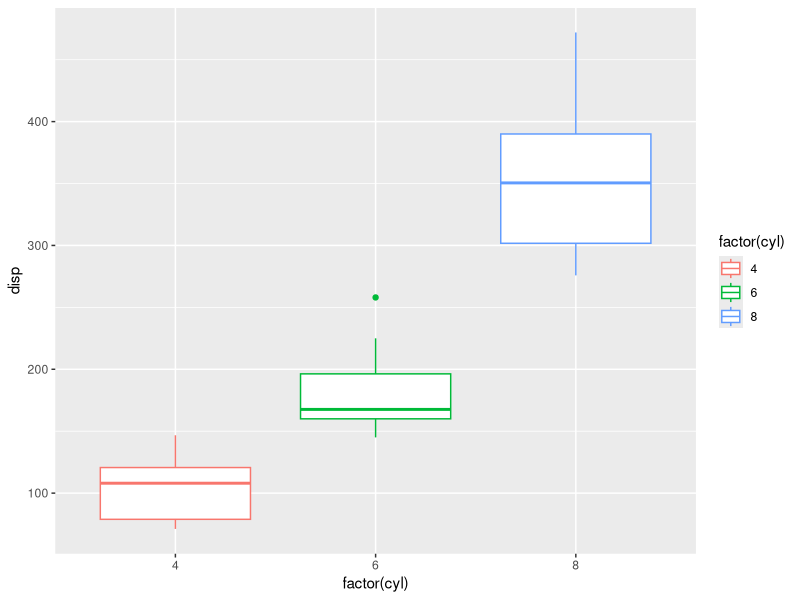

Source code (R): (Note: this script raises an error after producing the figure.)
## ---- chunk 1
knitr::opts_chunk$set(
  echo = TRUE,    # for final report, set to FALSE to hide all code chunks
  message = FALSE,
  warning = FALSE,
  fig.align = "center",
  fig.cap = ""
)
## ---- chunk 2
library(tidyverse)
library(kableExtra)
## ---- chunk 3
# example plot
mtcars %>% 
  rownames_to_column("car") %>% 
  as_tibble() %>% 
  ggplot() +
  aes(x = factor(cyl), y = disp, colour = factor(cyl)) +
  geom_boxplot()
## ---- chunk 4
# example table
mtcars %>% 
  kbl(caption = "Example table",
      format = "html",
      booktabs = TRUE,
      row.names = TRUE,
      escape = TRUE) %>%
  kable_styling(bootstrap_options = c("condensed", "striped", "hover"),
                position = "center") %>%
  scroll_box(height = "300px")
## ---- chunk 5
covid_data = read.csv("data/covid_data_latest.csv")
covid_data$date = ymd(covid_data$date)

policy = read.csv("data/covid-vaccination-policy.csv")
policy$Day = ymd(policy$Day)
policy$vaccination_policy = as.factor(policy$vaccination_policy)

happiness = read.csv("data/happiness-cantril-ladder.csv")
ghs = read.csv("data/2021-GHS-Index-April-2022.csv")
corruption = read.csv("data/CPI2020_GlobalTablesTS_210125.xlsx")
## ---- chunk 6
labs = knitr::all_labels()
# exclude chunk "setup" and "get-labels" (this chunk)
labs = setdiff(labs, c("setup", "get-labels"))
# can be used later if want all code in one chunk
